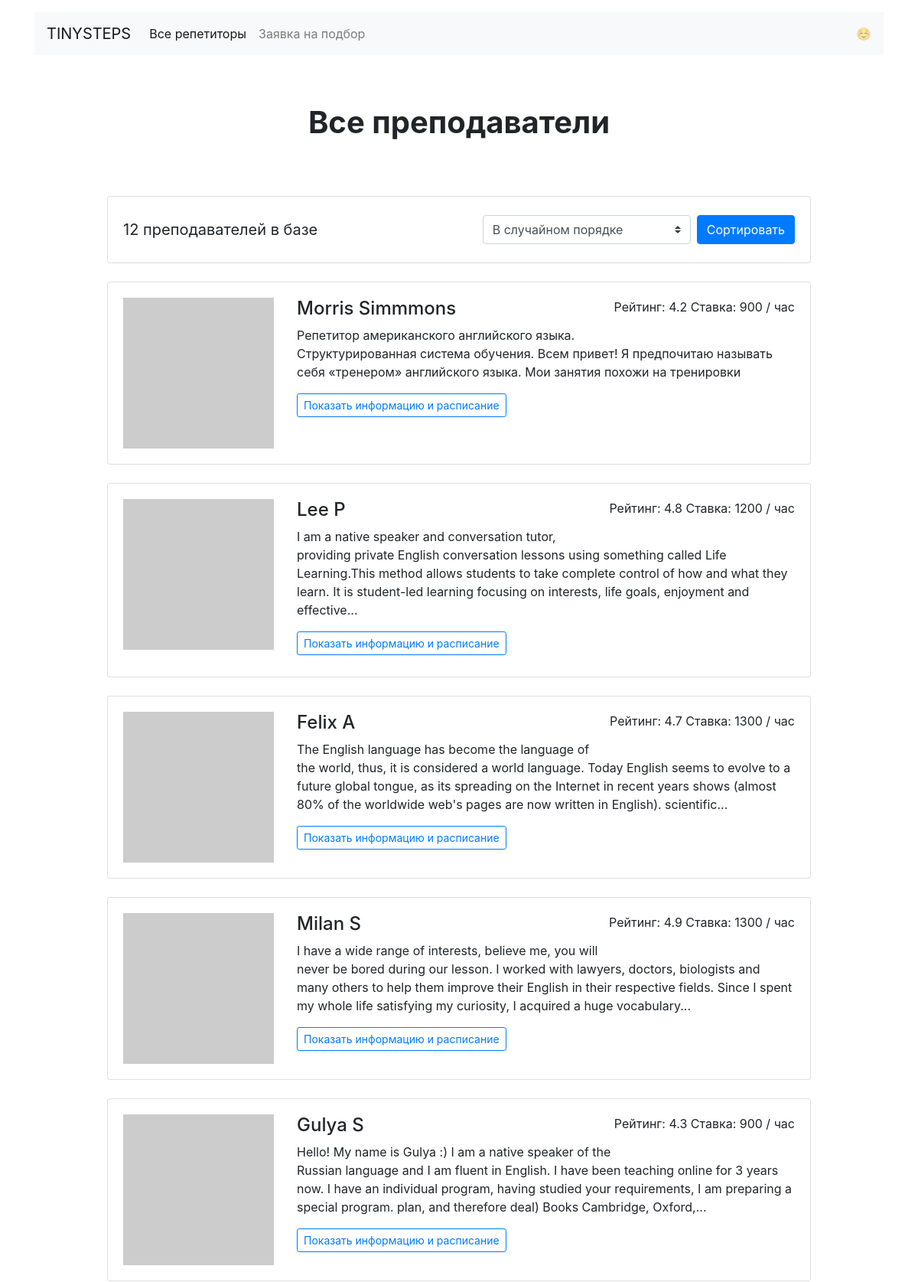
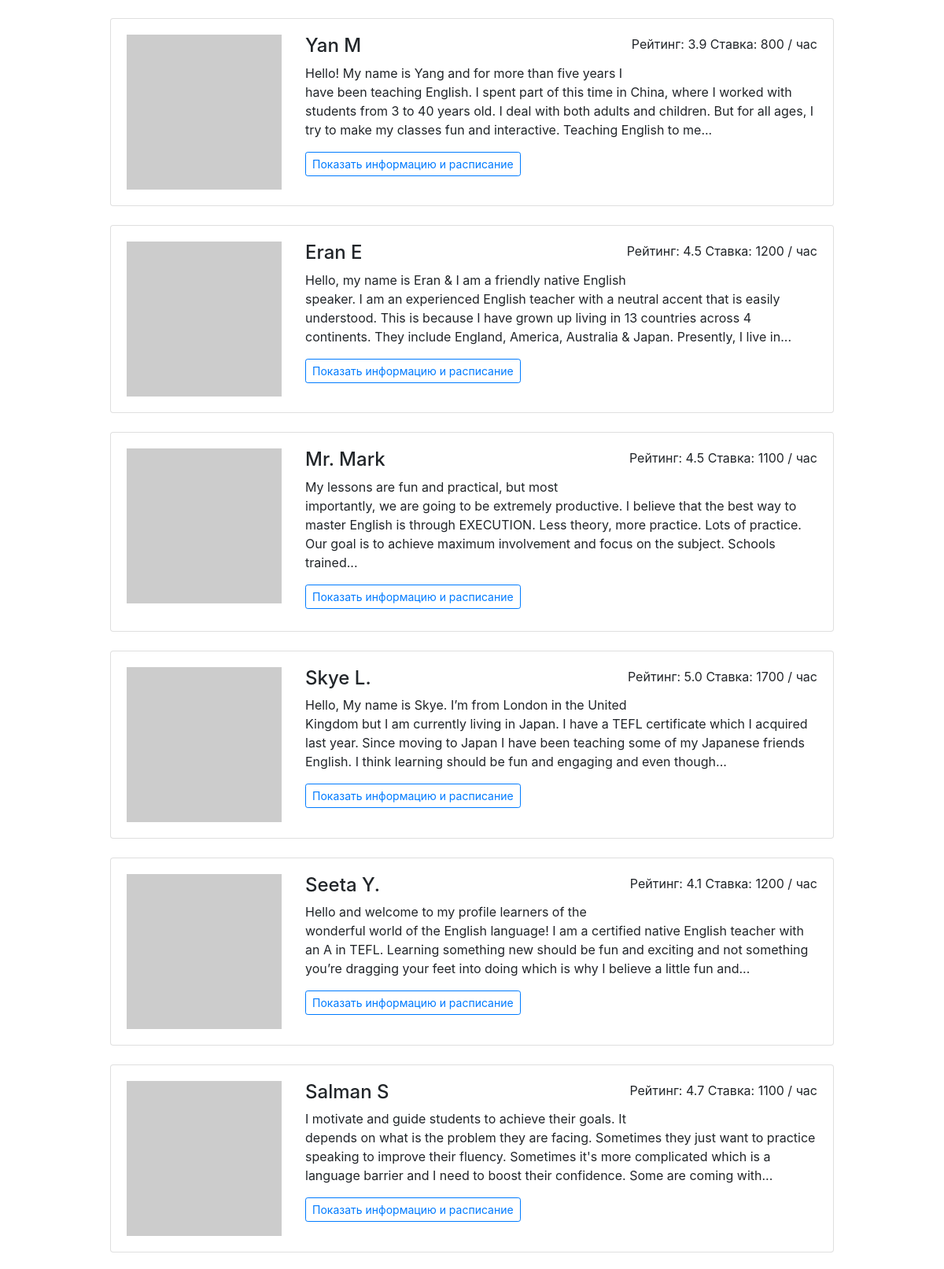
Page /all/ (upper part) on the committed database (2 pictures, top to bottom).
### app.py (models this page shows)
class Teacher(db.Model):
    __tablename__ = "teachers"
    id = db.Column(db.Integer, primary_key=True)
    name = db.Column(db.String(50), unique=True, nullable=False)
    about = db.Column(db.String(), nullable=False)
    rating = db.Column(db.Float, nullable=False)
    picture = db.Column(db.String(), unique=True, nullable=False)
    price = db.Column(db.Integer, nullable=False)
    goals = db.relationship(
        "Goal", secondary=teachers_goals_association, back_populates="teachers"
    )
    free = db.Column(db.String(), nullable=False)
    booking = db.relationship(
        "Booking", back_populates="teacher"
    )

### main.py (the view)
@app.route('/all/', methods=["POST", "GET"])
def render_all():
    form = SortTeachers()
    teachers_query = db.session.query(Teacher)
    teachers_sort = []
    if request.method == 'POST':
        sort_type = form.sort_type.data
        if sort_type == form.sort_type.choices[0][0]:
            teachers_sort = teachers_query.order_by(func.random()).all()
        if sort_type == form.sort_type.choices[1][0]:
            teachers_sort = teachers_query.order_by(Teacher.rating.desc()).all()
        if sort_type == form.sort_type.choices[2][0]:
            teachers_sort = teachers_query.order_by(Teacher.price.desc()).all()
        if sort_type == form.sort_type.choices[3][0]:
            teachers_sort = teachers_query.order_by(Teacher.price).all()
    else:
        teachers_sort = teachers_query.all()
    return render_template('all.html', teachers=teachers_sort, form=form)

### main.py
class SortTeachers(FlaskForm):
    sort_type = SelectField("Сортировка преподавателей",
                            choices=[("Случайно", "В случайном порядке"),
                                     ("Рейтинг", "Сначала лучшие по рейтингу"),
                                     ("Дорогие", "Сначала дорогие"),
                                     ("Недорогие", "Сначала недорогие")])
    submit = SubmitField('Сортировать')

### templates/all.html (shortened to what this page needs)
{% extends 'base.html' %}
{% block container %}
<main class="container mt-3">
    <h1 class="h1 text-center w-50 mx-auto mt-1 py-5 mb-4"><strong>Все преподаватели</strong></h1>
    <div class="row">
        <div class="col-12 col-lg-10 offset-lg-1 m-auto">
            <div class="card mb-4">
                <div class="card-body align-right">
                    <p class="lead float-left d-inline-block mt-2 mb-0"><strong>{{ teachers|length }} преподавателей в
                        базе</strong></p>
                    <form class="float-right d-inline-block" action="/all/" method="post">
                        <div class="form-inline">
                            {{ form.sort_type(class_="custom-select my-1 mr-2") }}
                            {{ form.submit(class_="btn btn-primary my-1") }}
                        </div>
                    </form>
                </div>
            </div>
            {% for teacher in teachers %}
                {% include "teachers.html" %}
            {% endfor %}
        </div>
    </div>
</main>
{% endblock %}

### templates/teachers.html
<div class="card mb-4">
    <div class="card-body">
        <div class="row">
            <div class="col-3"><img src="{{ teacher.picture }}" class="img-fluid" alt=""></div>
            <div class="col-9">
                <p class="float-right">Рейтинг: {{ teacher.rating }} Ставка: {{ teacher.price }} / час</p>
                <h2 class="h4">{{ teacher.name }}</h2>
                <p>{{ teacher.about | truncate(300) }}</p>
                <a href="/profiles/{{ teacher.id }}/" class="btn btn-outline-primary btn-sm mr-3 mb-2">Показать
                    информацию и расписание</a>
            </div>
        </div>
    </div>
</div>

### rows in the picture
Teacher: rating "4.2", price "900", name "Morris Simmmons", about "Репетитор американского английского языка. Структурированная система обучения. Всем привет! Я предпочитаю называть себя «тренером» английского языка. Мои занятия похожи на тренировки"
Teacher: rating "4.8", price "1200", name "Lee P", about "I am a native speaker and conversation tutor, providing private English conversation lessons using something called Life Learning.This method allows students to take complete control of how and what they learn. It is student-led learning focusing on interests, life goals, enjoyment and effective..."
Teacher: rating "4.7", price "1300", name "Felix A", about "The English language has become the language of the world, thus, it is considered a world language. Today English seems to evolve to a future global tongue, as its spreading on the Internet in recent years shows (almost 80% of the worldwide web's pages are now written in English). scientific..."
Teacher: rating "4.9", price "1300", name "Milan S", about "I have a wide range of interests, believe me, you will never be bored during our lesson. I worked with lawyers, doctors, biologists and many others to help them improve their English in their respective fields. Since I spent my whole life satisfying my curiosity, I acquired a huge vocabulary..."
Teacher: rating "4.3", price "900", name "Gulya S", about "Hello! My name is Gulya :) I am a native speaker of the Russian language and I am fluent in English. I have been teaching online for 3 years now. I have an individual program, having studied your requirements, I am preparing a special program. plan, and therefore deal) Books Cambridge, Oxford,..."
Teacher: rating "3.9", price "800", name "Yan M", about "Hello! My name is Yang and for more than five years I have been teaching English. I spent part of this time in China, where I worked with students from 3 to 40 years old. I deal with both adults and children. But for all ages, I try to make my classes fun and interactive. Teaching English to me..."
Teacher: rating "4.5", price "1200", name "Eran E", about "Hello, my name is Eran & I am a friendly native English speaker. I am an experienced English teacher with a neutral accent that is easily understood. This is because I have grown up living in 13 countries across 4 continents. They include England, America, Australia & Japan. Presently, I live in..."
Teacher: rating "4.5", price "1100", name "Mr. Mark", about "My lessons are fun and practical, but most importantly, we are going to be extremely productive. I believe that the best way to master English is through EXECUTION. Less theory, more practice. Lots of practice. Our goal is to achieve maximum involvement and focus on the subject. Schools trained..."
Teacher: rating "5.0", price "1700", name "Skye L.", about "Hello, My name is Skye. I’m from London in the United Kingdom but I am currently living in Japan. I have a TEFL certificate which I acquired last year. Since moving to Japan I have been teaching some of my Japanese friends English. I think learning should be fun and engaging and even though..."
Teacher: rating "4.1", price "1200", name "Seeta Y.", about "Hello and welcome to my profile learners of the wonderful world of the English language! I am a certified native English teacher with an A in TEFL. Learning something new should be fun and exciting and not something you’re dragging your feet into doing which is why I believe a little fun and..."
Teacher: rating "4.7", price "1100", name "Salman S", about "I motivate and guide students to achieve their goals. It depends on what is the problem they are facing. Sometimes they just want to practice speaking to improve their fluency. Sometimes it's more complicated which is a language barrier and I need to boost their confidence. Some are coming with..."

### other values in the picture
{{ teachers|length }} "12"
